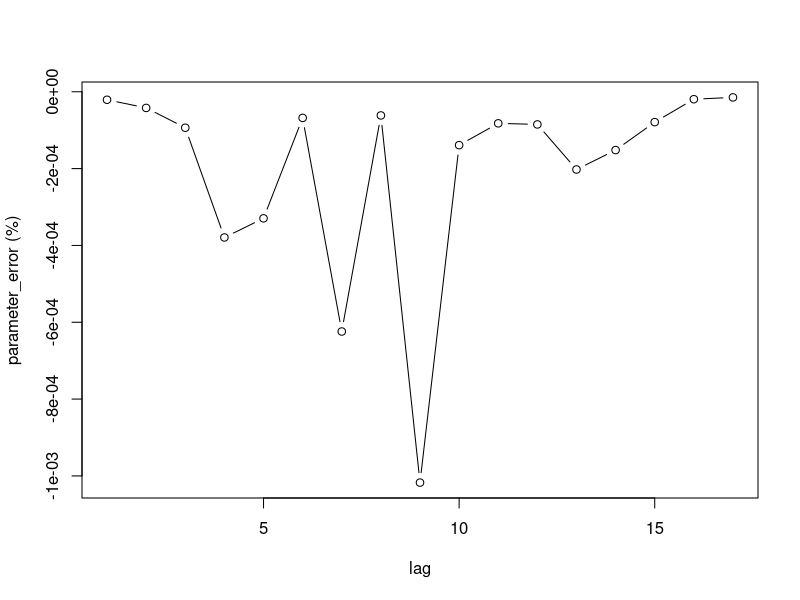
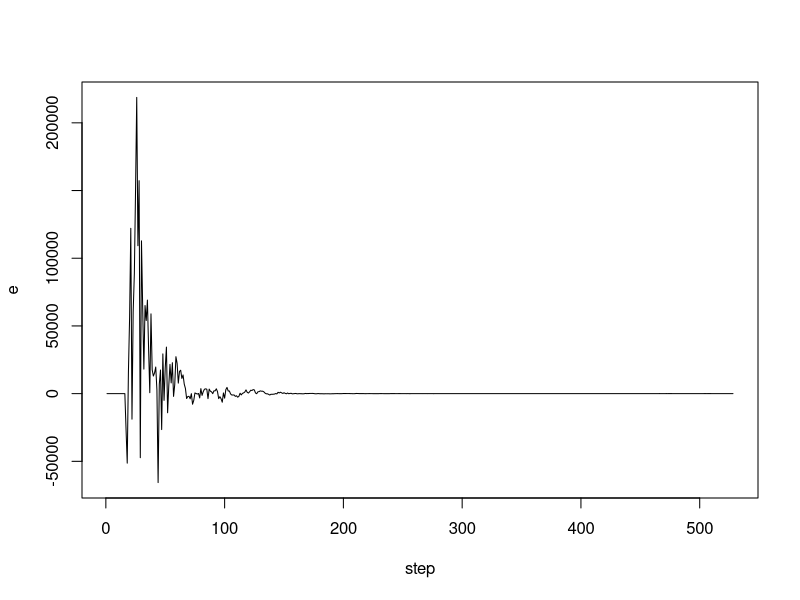
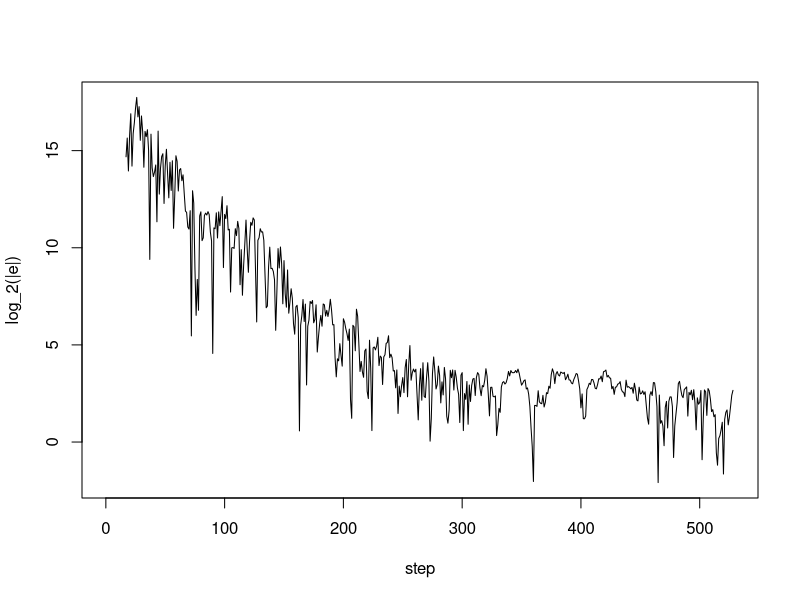
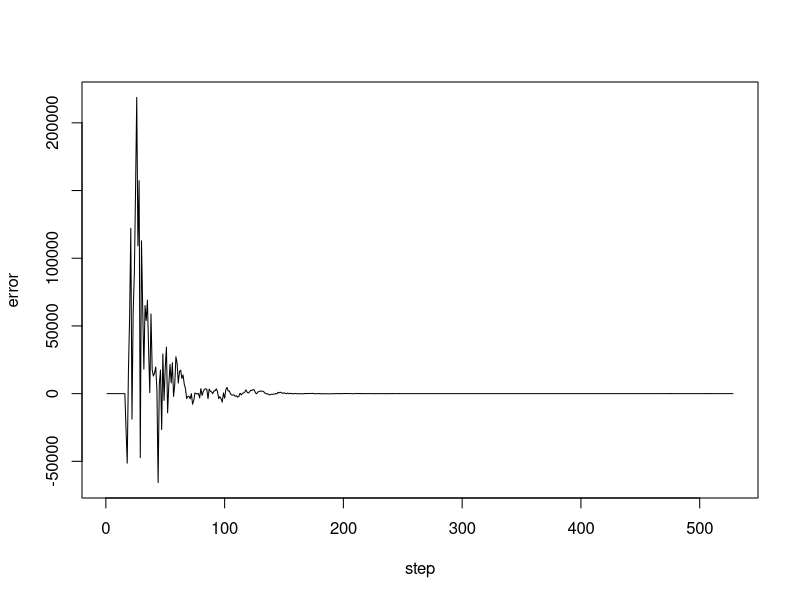
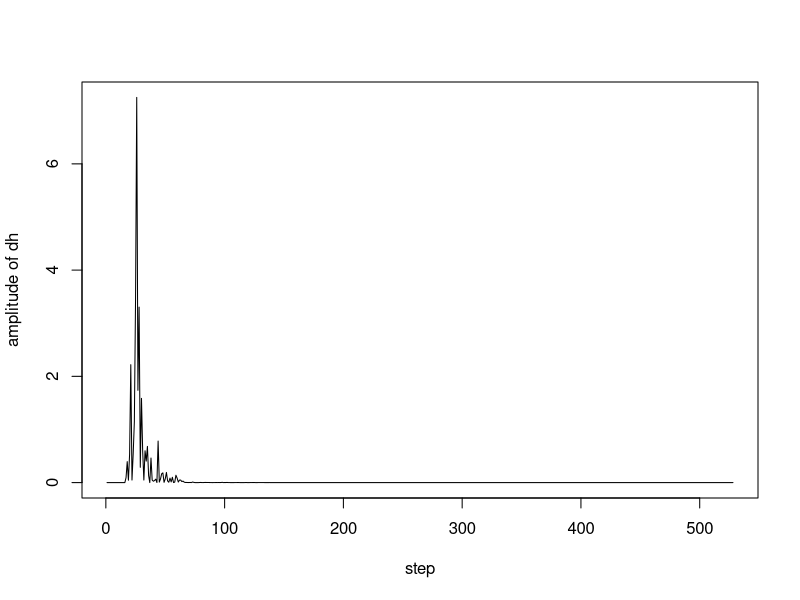
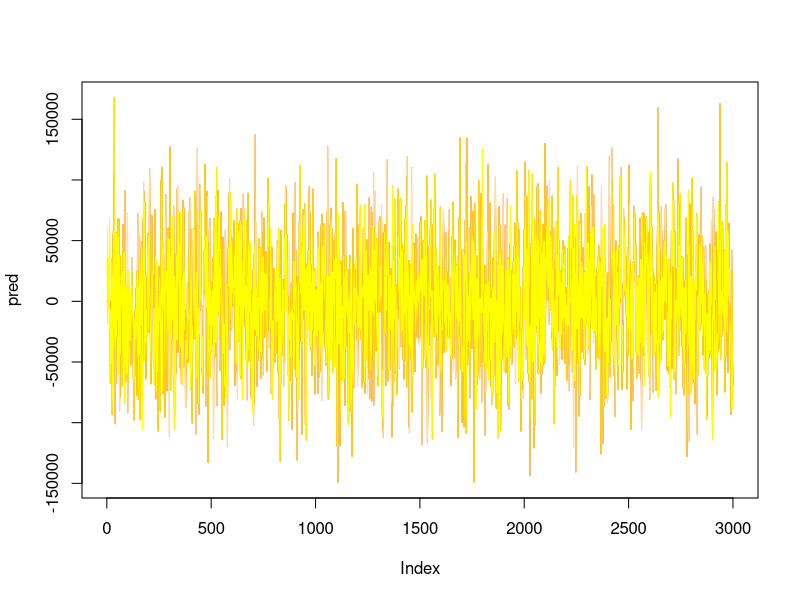
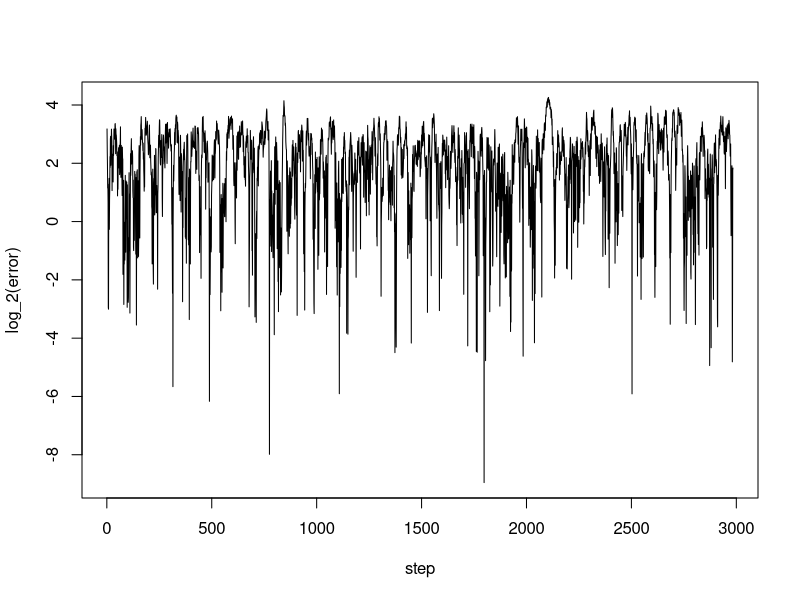

These charts were generated, in order, by the following R code:
## ---- chunk 1
knitr::opts_chunk$set(echo = TRUE)
## ---- chunk 2
sig_sam <- function(n) {

  stopifnot(length(n)== 1, class(n) == "numeric")
  stopifnot(n > 0)
  n <- ceiling(n)
  
  data <- data.frame()
  for (i in c(1:n)){
    sig <- sample(c(-1,1), 1, replace = TRUE)
    amp <- c(sample(c(0:1), 1, replace = TRUE), sample(c(0:1), 14, replace = TRUE))
    newsample <- sig * sum(amp * 2^c(14:0))
    data <- rbind(data, newsample) 
  }
  colnames(data) <- "sig_far"
  return(data)
}
## ---- chunk 3
n <- 512                ##training data
L <- 16                 ##lags
n_test <- 3000          ##testing data
sig_far <- sig_sam(n + L + n_test)
par <- rnorm(L + 1)
echo <- data.frame(par[1] * sig_far)
for (i in c(1:L)) {
  echo <- cbind(echo, par[i + 1] * c(rep(NA,i), 
                      sig_far[-((n + L + n_test - i + 1):(n + L + n_test)),]) + (rnorm(1, mean = 0, sd = 1)))
}
colnames(echo) <- par
echo_sum <- rowSums(echo[,(1:(L + 1))])
data <- data.frame(sig_far,echo,echo_sum)
train_data <- data[1:(n + L),]
## ---- chunk 4
tail(data)
## ---- chunk 5
x <- train_data[,1]
y <- train_data[,length(train_data[1,])]

mu <- 1
gamma <- 0.01
h <- rep(1, L + 1)
p <- rep(0, L)
g <- rep(0, L)
e <- rep(0, L)
amp_h <- rep(0,L)
for (i in c((L + 1):(n + L))) {
  p[i] <- sum(x[(i):(i - L)] * x[(i):(i - L)])
  g[i] <- sum(h * x[(i):(i - L)])
  e[i] <- y[i] - g[i]
  dh <- (1 * mu / (gamma + p[i])) * e[i] * x[(i):(i - L)]
  h <- h + dh
  amp_h[i] <- sum(dh * dh)
}
sol <- list("p" = p, "g" = g, "e" = e, "amp_h" = amp_h, "h" = h)
sol$h
par
plot((sol$h-par) / abs(par), type = "b", ylab = "parameter_error (%)",xlab = "lag")
plot(e,type = "l", ylab = "e", xlab = "step")
plot(log(abs(e),base = 2),type = "l", ylab = "log_2(|e|)", xlab = "step")
## ---- chunk 6
plot(sol$e, type = "l", ylab = "error", xlab = "step")
plot(sol$amp_h, type = "l", ylab = "amplitude of dh", xlab = "step")
## ---- chunk 7
test_data <- data[-(1:(n + L)),]
x <- test_data[,1]
y <- test_data[,length(test_data[1,])]

pred <- rep(0,L)
for (i in c((L + 1):(n_test))) {
  pred[i] <- sum(sol$h * x[(i):(i - L)])
}
real <- y 

plot(pred,type = "l",col = "red")
lines(real,type = "l", col = "yellow")
error <- (pred-real)[-(1:L)]
plot(log(abs(error), base = 2), type = "l", xlab = "step", ylab = "log_2(error)")
sd(error)
mean(error)
## ---- chunk 8
table((log(abs(error), base = 2) <= 1))
table((log(abs(error), base = 2) <= 2))
table((log(abs(error), base = 2) <= 3))
## ---- chunk 9
n <- 10
L <- 2
n_test <- 0

sig_far <- sig_sam(n + L + n_test)
par <- rnorm(L + 1)
echo <- data.frame(par[1] * sig_far)
for (i in c(1:L)) {
  echo <- cbind(echo, par[i + 1] * c(rep(NA,i), 
                      sig_far[-((n + L + n_test - i + 1):(n + L + n_test)),]) + rnorm(1) * 10^15)
}
colnames(echo) <- par
echo_sum <- rowSums(echo[,(1:(L + 1))])
data <- data.frame(sig_far, echo, echo_sum)
train_data <- data[1:(n + L),]
x <- train_data[,1]
y <- train_data[,length(train_data[1,])]

print(x)
print(y)
## ---- chunk 10

a <- 1
h <- rep(0, L + 1)
dh <- rep(0, L + 1)
p <- rep(0, L)
g <- rep(0, L)
e <- rep(0, L)
amp_h <- rep(0,L)
## ---- chunk 11
p[3] <- x[3 - 0]^2 + x[3 - 1]^2 + x[3 - 2]^2
print(c("p[3]=",p[3]))
## ---- chunk 12
g[3] <- h[1] * x[3 - 0] + h[2] * x[3 - 1] + h[3] * x[3 - 2]
print(c("g[3]=",g[3]))
## ---- chunk 13
e[3] <- y[3] - g[3]
print(c("e[3]=",e[3]))
## ---- chunk 14
dh[1] = 1 * a / p[3] * e[3] * x[3 - 0]
dh[2] = 1 * a / p[3] * e[3] * x[3 - 1]
dh[3] = 1 * a / p[3] * e[3] * x[3 - 2]
print(c("dh_3[0]=",dh[1]))
print(c("dh_3[1]=",dh[2]))
print(c("dh_3[2]=",dh[3]))
## ---- chunk 15
h[1] = h[1] + dh[1]
h[2] = h[2] + dh[2]
h[3] = h[3] + dh[3]
print(c("h_4[0]=",h[1]))
print(c("h_4[1]=",h[2]))
print(c("h_4[2]=",h[3]))
## ---- chunk 16
p[4] <- x[4 - 0]^2 + x[4 - 1]^2 + x[4 - 2]^2
print(c("p[4]=",p[4]))
## ---- chunk 17
g[4] <- h[1] * x[4 - 0] + h[2] * x[4 - 1] + h[3] * x[4 - 2]
print(c("g[4]=",g[4]))
## ---- chunk 18
e[4] <- y[4] - g[4]
print(c("e[4]=",e[4]))
## ---- chunk 19
dh[1] = 1 * a / p[4] * e[4] * x[4 - 0]
dh[2] = 1 * a / p[4] * e[4] * x[4 - 1]
dh[3] = 1 * a / p[4] * e[4] * x[4 - 2]
print(c("dh_4[0]=",dh[1]))
print(c("dh_4[1]=",dh[2]))
print(c("dh_4[2]=",dh[3]))
## ---- chunk 20
h[1] = h[1] + dh[1]
h[2] = h[2] + dh[2]
h[3] = h[3] + dh[3]
print(c("h_5[0]=",h[1]))
print(c("h_5[1]=",h[2]))
print(c("h_5[2]=",h[3]))
## ---- chunk 21
a <- 1
h <- rep(0, L + 1)
dh <- rep(0, L + 1)
p <- rep(0, L)
g <- rep(0, L)
e <- rep(0, L)
amp_dh <- rep(0,L)
past_h <- data.frame("3" = h)

for (i in c((L + 1):(n + L))) {
  p[i] <- sum(x[(i):(i - L)] * x[(i):(i - L)])
  g[i] <- sum(h * x[(i):(i - L)])
  e[i] <- y[i] - g[i]
  dh <- (1 * a / p[i]) * e[i] * x[(i):(i - L)]
  h <- h + dh
  amp_h[i] <- sum(dh * dh)
  past_h <- cbind(past_h, h)
  colnames(past_h)[length(past_h[1,])] <- as.character(i + 1)
}
sol <- list("p" = p, "g" = g, "e" = e, "amp_dh" = amp_dh, "h" = past_h)
sol
